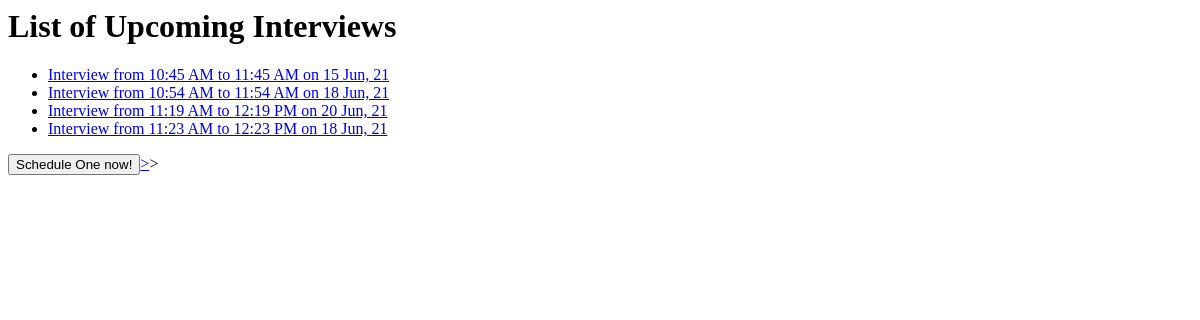
The app's page /interviews/, older data.
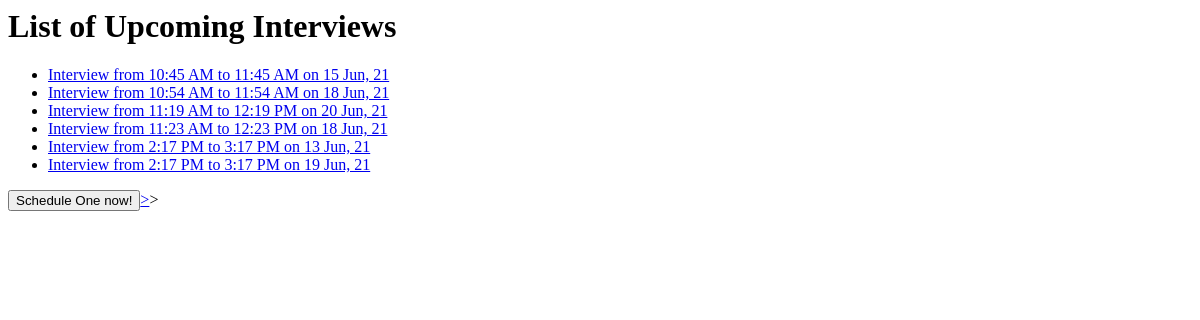
The same page, newer data.
### interviews/models.py (models this page shows)
class Interview(models.Model):
    interviewer = models.ManyToManyField(Interviewer, blank=False, related_name='interviewer')
    interviewee = models.ManyToManyField(Interviewee, blank=False, related_name='interviewee')
    start_datetime = models.DateTimeField(default=timezone.now, blank=False, null=False)
    end_datetime = models.DateTimeField(default=add_an_hour, blank=False, null=False)
    more_info = models.TextField(blank=True, null=False, default="", max_length=500)
    def __str__(self):
        if self.start_datetime.date() == self.end_datetime.date():
            return f"Interview from {self.start_datetime.strftime('%-I:%M %p')} to {self.end_datetime.strftime('%-I:%M %p')} on {self.start_datetime.strftime('%-d %b, %y')}"
        else:
            return f"Interview from {self.start_datetime.date()} to {self.end_datetime.date()}"

### interviews/views.py (the view)
# urls.py: path('', IndexView.as_view(), name="listView2"),
class IndexView(generic.ListView):
	context_object_name='upcoming_interviews'
	queryset=Interview.objects.filter(start_datetime__gte=timezone.now())
	template_name='interviews/index.html'

### interviews/templates/interviews/index.html
<h1>List of Upcoming Interviews</h1>
{% if upcoming_interviews %}
    <ul>
    {% for interview in upcoming_interviews %}
        <li><a href="{% url 'interviews:viewInterview' interview.id%}">{{ interview }}</a></li>
    {% endfor %}
    </ul>
{% else %}
    <p>No intervies are scheduled.</p>
{% endif %}
<a href="{% url 'interviews:schedule' %}"><button>Schedule One now!</button>></a>>

Row changes from the older to the newer data that the page shows:
added Interview: start_datetime+end_datetime "Interview from 2:17 PM to 3:17 PM on 13 Jun, 21"
added Interview: start_datetime+end_datetime "Interview from 2:17 PM to 3:17 PM on 19 Jun, 21"
